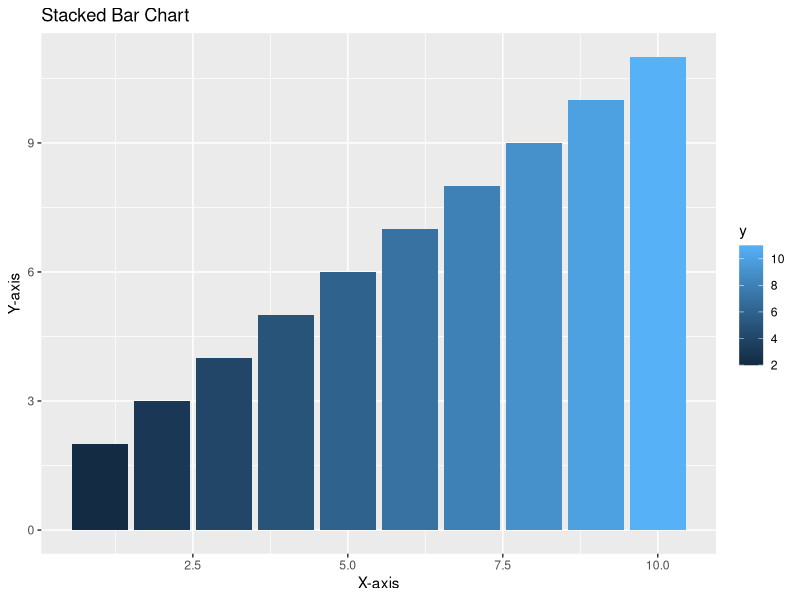

Recreate this plot in R.

library(ggplot2)

data <- data.frame(x = 1:10, y = 2:11)

stacked_bar_plot <- ggplot(data, aes(x = x, y = y, fill = y)) +
  geom_bar(stat = "identity") +
  labs(title = "Stacked Bar Chart",
       x = "X-axis",
       y = "Y-axis")

stacked_bar_plot
